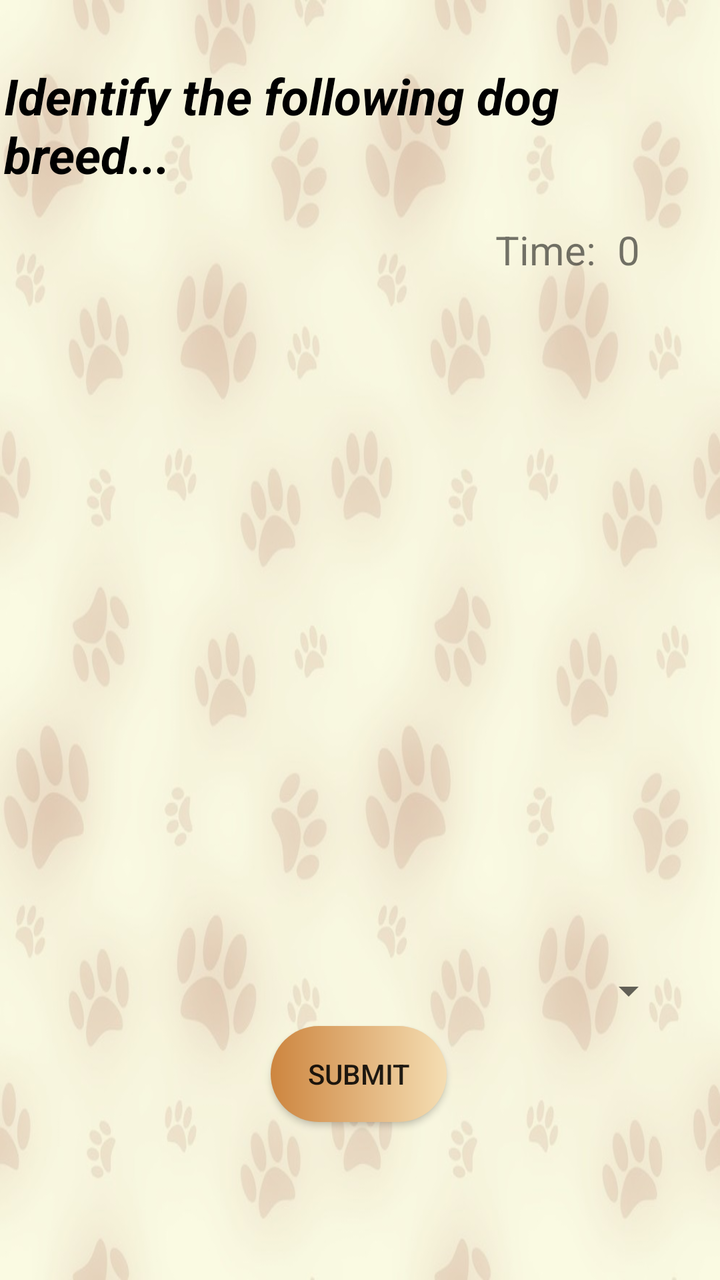
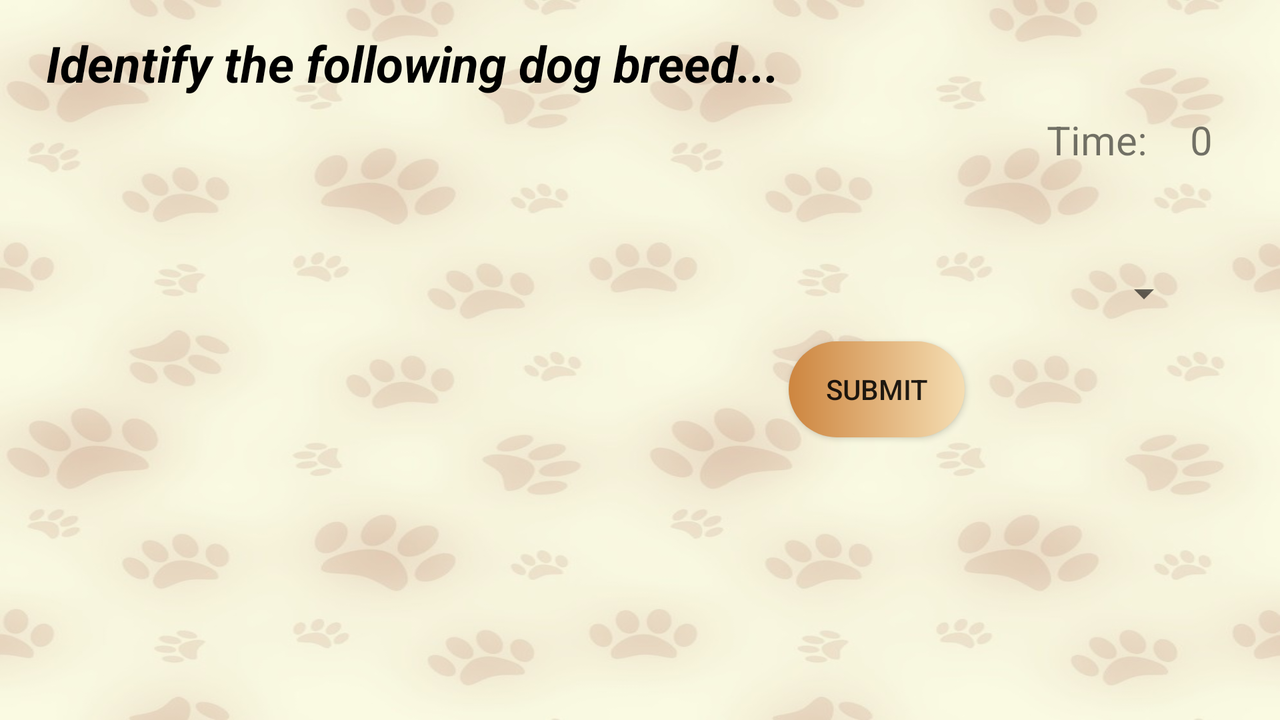

An Android layout and its configuration variant, each rendered on a device that would load it. The default file and the variant file are quoted in full after the pictures.
<!-- AndroidManifest.xml: application theme AppTheme -->
<!-- res/layout/activity_identify_breed.xml -->
<?xml version="1.0" encoding="utf-8"?>
<androidx.constraintlayout.widget.ConstraintLayout xmlns:android="http://schemas.android.com/apk/res/android"
    xmlns:app="http://schemas.android.com/apk/res-auto"
    xmlns:tools="http://schemas.android.com/tools"
    android:layout_width="match_parent"
    android:layout_height="match_parent"
    tools:context=".IdentifyBreedActivity"
    android:background="@drawable/cc"
    >


    <TextView
        android:id="@+id/Message1"
        android:layout_width="wrap_content"
        android:layout_height="wrap_content"
        android:layout_marginStart="8dp"
        android:layout_marginLeft="8dp"
        android:layout_marginTop="8dp"
        android:layout_marginEnd="8dp"
        android:layout_marginRight="8dp"
        android:layout_marginBottom="8dp"
        android:text="@string/message1"
        android:textColor="#000000"
        android:textSize="25sp"
        android:textStyle="bold|italic"
        app:layout_constraintBottom_toBottomOf="parent"
        app:layout_constraintEnd_toEndOf="parent"
        app:layout_constraintHorizontal_bias="0.375"
        app:layout_constraintStart_toStartOf="parent"
        app:layout_constraintTop_toTopOf="parent"
        app:layout_constraintVertical_bias="0.041" />

    <TextView
        android:id="@+id/time"
        android:layout_width="30dp"
        android:layout_height="39dp"
        android:layout_marginStart="8dp"
        android:layout_marginLeft="8dp"
        android:layout_marginTop="8dp"
        android:layout_marginEnd="8dp"
        android:layout_marginRight="8dp"
        android:gravity="start"
        android:text="@string/time"
        android:textSize="20sp"
        app:layout_constraintBottom_toBottomOf="parent"
        app:layout_constraintEnd_toEndOf="parent"
        app:layout_constraintHorizontal_bias="0.958"
        app:layout_constraintStart_toStartOf="parent"
        app:layout_constraintTop_toBottomOf="@+id/Message1"
        app:layout_constraintVertical_bias="0.019" />

    <TextView
        android:id="@+id/timeText"
        android:layout_width="114dp"
        android:layout_height="39dp"
        android:layout_marginStart="8dp"
        android:layout_marginLeft="8dp"
        android:layout_marginTop="8dp"
        android:layout_marginEnd="8dp"
        android:layout_marginRight="8dp"
        android:layout_marginBottom="8dp"
        android:gravity="end"
        android:text="@string/time_cal"
        android:textSize="20sp"
        app:layout_constraintBottom_toBottomOf="parent"
        app:layout_constraintEnd_toStartOf="@+id/time"
        app:layout_constraintHorizontal_bias="0.986"
        app:layout_constraintStart_toStartOf="parent"
        app:layout_constraintTop_toBottomOf="@+id/Message1"
        app:layout_constraintVertical_bias="0.019" />

    <ImageView
        android:id="@+id/imageView"
        android:layout_width="314dp"
        android:layout_height="303dp"
        android:layout_marginStart="8dp"
        android:layout_marginLeft="8dp"
        android:layout_marginTop="160dp"
        android:layout_marginEnd="8dp"
        android:layout_marginRight="8dp"
        android:contentDescription="@string/image_breed"
        app:layout_constraintEnd_toEndOf="parent"
        app:layout_constraintHorizontal_bias="0.518"
        app:layout_constraintStart_toStartOf="parent"
        app:layout_constraintTop_toTopOf="parent"

         />

    <Spinner
        android:id="@+id/spinner"
        android:layout_width="315dp"
        android:layout_height="28dp"
        android:layout_marginStart="8dp"
        android:layout_marginLeft="8dp"
        android:layout_marginTop="8dp"
        android:layout_marginEnd="8dp"
        android:layout_marginRight="8dp"
        android:scrollbars="none"
        android:spinnerMode="dropdown"
        app:layout_constraintBottom_toBottomOf="parent"
        app:layout_constraintEnd_toEndOf="parent"
        app:layout_constraintHorizontal_bias="0.525"
        app:layout_constraintStart_toStartOf="parent"
        app:layout_constraintTop_toBottomOf="@+id/imageView"
        app:layout_constraintVertical_bias="0.073" />

    <Button
        android:id="@+id/buttonSubmit"
        android:layout_width="wrap_content"
        android:layout_height="wrap_content"
        android:layout_marginStart="8dp"
        android:layout_marginLeft="8dp"
        android:layout_marginTop="8dp"
        android:layout_marginEnd="8dp"
        android:layout_marginRight="8dp"
        android:layout_marginBottom="8dp"
        android:onClick="submitBreed"
        android:text="@string/submit"
        android:background="@drawable/button_style"
        app:layout_constraintBottom_toBottomOf="parent"
        app:layout_constraintEnd_toEndOf="parent"
        app:layout_constraintHorizontal_bias="0.498"
        app:layout_constraintStart_toStartOf="parent"
        app:layout_constraintTop_toBottomOf="@+id/imageView"
        app:layout_constraintVertical_bias="0.372" />

    <TextView
        android:id="@+id/quizStatus"
        android:layout_width="0dp"
        android:layout_height="37dp"
        android:layout_marginStart="8dp"
        android:layout_marginLeft="8dp"
        android:layout_marginTop="8dp"
        android:layout_marginEnd="8dp"
        android:layout_marginRight="8dp"
        android:gravity="center"
        android:textSize="20sp"
        android:textStyle="bold"
        app:layout_constraintBottom_toBottomOf="parent"
        app:layout_constraintEnd_toEndOf="parent"
        app:layout_constraintHorizontal_bias="0.0"
        app:layout_constraintStart_toStartOf="parent"
        app:layout_constraintTop_toBottomOf="@+id/spinner"
        app:layout_constraintVertical_bias="0.505" />

    <TextView
        android:id="@+id/correctBreed"
        android:layout_width="0dp"
        android:layout_height="36dp"
        android:layout_marginStart="8dp"
        android:layout_marginLeft="8dp"
        android:layout_marginEnd="8dp"
        android:layout_marginRight="8dp"
        android:layout_marginBottom="16dp"
        android:text=""
        android:textSize="20sp"
        android:textStyle="bold"
        android:gravity="center"
        app:layout_constraintBottom_toBottomOf="parent"
        app:layout_constraintEnd_toEndOf="parent"
        app:layout_constraintHorizontal_bias="0.0"
        app:layout_constraintStart_toStartOf="parent" />

</androidx.constraintlayout.widget.ConstraintLayout>
<!-- resources referenced by this layout -->
<resources>
  <!-- drawable button_style (drawable) -->
  <?xml version="1.0" encoding="utf-8"?>
  <shape xmlns:android="http://schemas.android.com/apk/res/android" android:shape="rectangle">
  
      <gradient android:startColor=" #CD853F" android:endColor="#F5DEB3" android:type="linear" />
      <corners android:radius="50dp" />
  
  </shape>
  <!-- drawable cc: jpg bitmap (drawable, 59292 bytes) -->
  <string name="image_breed">Image of the breed</string>
  <string name="message1">Identify the following dog breed...</string>
  <string name="submit">Submit</string>
  <string name="time">0</string>
  <string name="time_cal">Time:</string>
  <style name="AppTheme" parent="Theme.AppCompat.Light.DarkActionBar">
          
          <item name="colorPrimary">#A0522D</item>
          <item name="colorPrimaryDark">#A0522D</item>
          <item name="colorAccent">#A0522D</item>
      </style>
</resources>
<!-- res/layout-land/activity_identify_breed.xml (the repository's variant of the layout above) -->
<!-- drawn on the phone turned sideways -->
<?xml version="1.0" encoding="utf-8"?>
<androidx.constraintlayout.widget.ConstraintLayout xmlns:android="http://schemas.android.com/apk/res/android"
    xmlns:app="http://schemas.android.com/apk/res-auto"
    xmlns:tools="http://schemas.android.com/tools"
    android:layout_width="match_parent"
    android:layout_height="match_parent"
    tools:context=".IdentifyBreedActivity"
    android:background="@drawable/cc"
    >

    <TextView
        android:id="@+id/Message1"
        android:layout_width="wrap_content"
        android:layout_height="wrap_content"
        android:layout_marginStart="8dp"
        android:layout_marginLeft="8dp"
        android:layout_marginTop="8dp"
        android:layout_marginEnd="8dp"
        android:layout_marginRight="8dp"
        android:layout_marginBottom="8dp"
        android:text="@string/message1"
        android:textColor="#000000"
        android:textSize="25sp"
        android:textStyle="bold|italic"
        app:layout_constraintBottom_toBottomOf="parent"
        app:layout_constraintEnd_toEndOf="parent"
        app:layout_constraintHorizontal_bias="0.058"
        app:layout_constraintStart_toStartOf="parent"
        app:layout_constraintTop_toTopOf="parent"
        app:layout_constraintVertical_bias="0.022" />

    <TextView
        android:id="@+id/time"
        android:layout_width="30dp"
        android:layout_height="52dp"
        android:layout_marginStart="8dp"
        android:layout_marginLeft="8dp"
        android:layout_marginTop="8dp"
        android:layout_marginEnd="8dp"
        android:layout_marginRight="8dp"
        android:gravity="start"
        android:text="@string/time"
        android:textSize="20sp"
        app:layout_constraintBottom_toBottomOf="parent"
        app:layout_constraintEnd_toEndOf="parent"
        app:layout_constraintHorizontal_bias="0.988"
        app:layout_constraintStart_toStartOf="parent"
        app:layout_constraintTop_toBottomOf="@+id/Message1"
        app:layout_constraintVertical_bias="0.0" />

    <TextView
        android:id="@+id/timeText"
        android:layout_width="114dp"
        android:layout_height="39dp"
        android:layout_marginStart="8dp"
        android:layout_marginLeft="8dp"
        android:layout_marginTop="8dp"
        android:layout_marginEnd="8dp"
        android:layout_marginRight="8dp"
        android:layout_marginBottom="8dp"
        android:gravity="end"
        android:text="@string/time_cal"
        android:textSize="20sp"
        app:layout_constraintBottom_toBottomOf="parent"
        app:layout_constraintEnd_toStartOf="@+id/time"
        app:layout_constraintHorizontal_bias="0.971"
        app:layout_constraintStart_toStartOf="parent"
        app:layout_constraintTop_toBottomOf="@+id/Message1"
        app:layout_constraintVertical_bias="0.0" />

    <ImageView
        android:id="@+id/imageView"
        android:layout_width="211dp"
        android:layout_height="232dp"
        android:layout_marginStart="8dp"
        android:layout_marginLeft="8dp"
        android:layout_marginTop="64dp"
        android:layout_marginEnd="8dp"
        android:layout_marginRight="8dp"
        android:contentDescription="@string/image_breed"
        app:layout_constraintEnd_toEndOf="parent"
        app:layout_constraintHorizontal_bias="0.04"
        app:layout_constraintStart_toStartOf="parent"
        app:layout_constraintTop_toTopOf="parent" />

    <Spinner
        android:id="@+id/spinner"
        android:layout_width="315dp"
        android:layout_height="28dp"
        android:layout_marginStart="8dp"
        android:layout_marginLeft="8dp"
        android:layout_marginTop="8dp"
        android:layout_marginEnd="8dp"
        android:layout_marginRight="8dp"
        android:layout_marginBottom="8dp"
        android:scrollbars="none"
        android:spinnerMode="dropdown"
        app:layout_constraintBottom_toBottomOf="parent"
        app:layout_constraintEnd_toEndOf="parent"
        app:layout_constraintHorizontal_bias="0.511"
        app:layout_constraintStart_toEndOf="@+id/imageView"
        app:layout_constraintTop_toBottomOf="@+id/timeText"
        app:layout_constraintVertical_bias="0.133" />

    <Button
        android:id="@+id/buttonSubmit"
        android:layout_width="wrap_content"
        android:layout_height="wrap_content"
        android:layout_marginStart="8dp"
        android:layout_marginLeft="8dp"
        android:layout_marginTop="8dp"
        android:layout_marginEnd="8dp"
        android:layout_marginRight="8dp"
        android:layout_marginBottom="8dp"
        android:onClick="submitBreed"
        android:text="@string/submit"
        android:background="@drawable/button_style"
        app:layout_constraintBottom_toTopOf="@+id/quizStatus"
        app:layout_constraintEnd_toEndOf="parent"
        app:layout_constraintHorizontal_bias="0.502"
        app:layout_constraintStart_toEndOf="@+id/imageView"
        app:layout_constraintTop_toBottomOf="@+id/spinner"
        app:layout_constraintVertical_bias="0.288" />

    <TextView
        android:id="@+id/quizStatus"
        android:layout_width="367dp"
        android:layout_height="61dp"
        android:layout_marginTop="8dp"
        android:layout_marginEnd="44dp"
        android:layout_marginRight="44dp"
        android:layout_marginBottom="8dp"
        android:gravity="center"
        android:textSize="20sp"
        app:layout_constraintBottom_toBottomOf="parent"
        app:layout_constraintEnd_toEndOf="parent"
        app:layout_constraintTop_toTopOf="parent"
        app:layout_constraintVertical_bias="0.79" />

    <TextView
        android:id="@+id/correctBreed"
        android:layout_width="427dp"
        android:layout_height="50dp"
        android:layout_marginStart="8dp"
        android:layout_marginLeft="8dp"
        android:layout_marginEnd="8dp"
        android:layout_marginRight="8dp"
        android:layout_marginBottom="12dp"
        android:gravity="center"
        android:text=""
        android:textSize="20sp"
        android:textStyle="bold"
        app:layout_constraintBottom_toBottomOf="parent"
        app:layout_constraintEnd_toEndOf="parent"
        app:layout_constraintHorizontal_bias="1.0"
        app:layout_constraintStart_toStartOf="parent" />

</androidx.constraintlayout.widget.ConstraintLayout>
